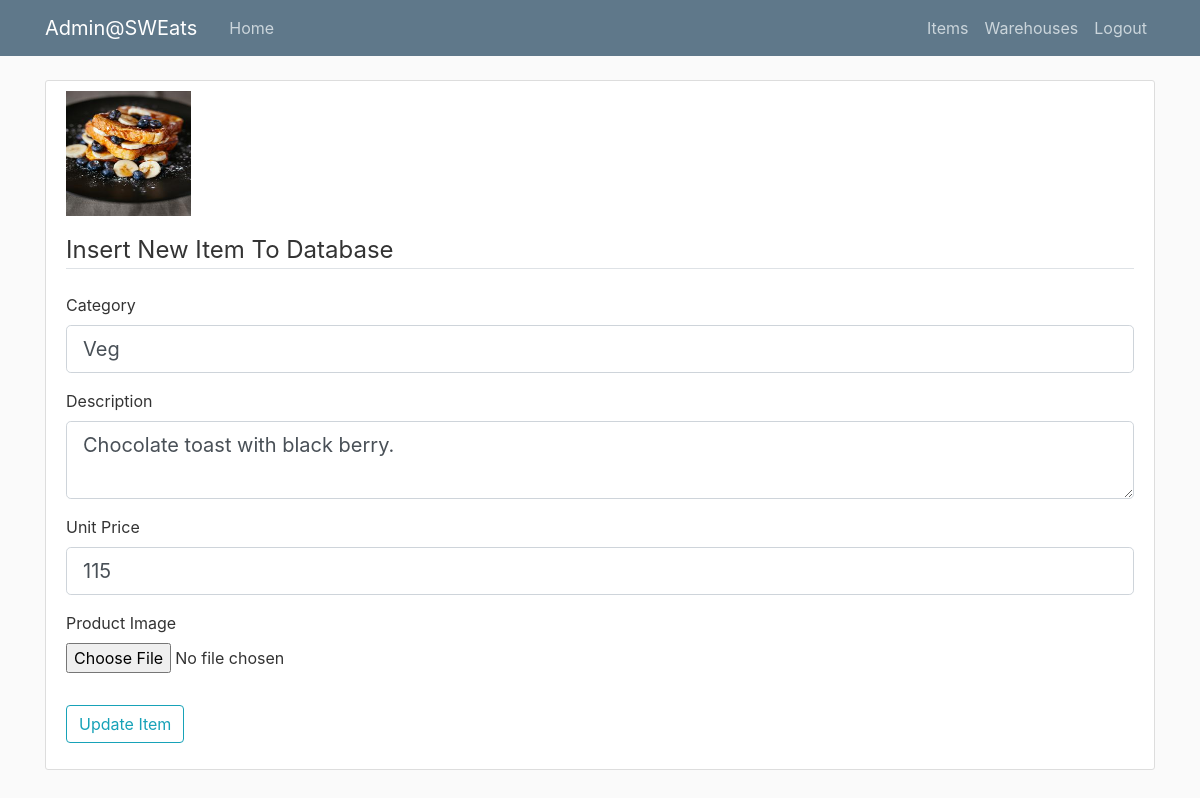
The page /admin/item/1/update (signed in) on the database its author committed.
### sweats/models.py (models this page shows, shortened)
class Item(db.Model):
    __tablename__ = 'items'
    id = db.Column(db.Integer , primary_key=True)
    category = db.Column(db.String(20))
    description = db.Column(db.String(200), nullable=False)
    image_file = db.Column(db.String(20), nullable=False)
    unit_price = db.Column(db.Integer , nullable=False)
    order_items = db.relationship('OrderItem' , backref='item' , lazy=True)

### sweats/routes/admin_routes.py (the view)
@app.route('/admin/item/<int:item_id>/update', methods=['GET', 'POST'])
@login_required
def update_item(item_id):
    if not current_user.admin:
        abort(403)
    form = UpdateItemForm()
    item = Item.query.get_or_404(item_id)
    if form.validate_on_submit():
        if form.picture.data:
            delete_old_picture(item.image_file, 'product_pics')
            picture_file = save_picture(form.picture.data, "static/product_pics", 286, 180)
            item.image_file = picture_file
        item.category = form.category.data
        item.description = form.description.data
        item.unit_price = form.unit_price.data
        db.session.commit()
        flash('Item updated successfully!', 'success')
        return redirect(url_for('update_item', item_id = item.id))
    elif request.method == 'GET':
        form.category.data = item.category
        form.description.data = item.description
        form.unit_price.data = item.unit_price
    image_file = url_for('static', filename='product_pics/' + item.image_file)
    return render_template('admin/update_item.html', title='Update Item', image_file=image_file, form=form)

### sweats/forms.py
class UpdateItemForm(FlaskForm, ItemMixin):
    picture = FileField('Product Image', validators=[FileAllowed(['jpg','png'])])
    submit = SubmitField('Update Item')

### sweats/models.py (called while the page is built)
@login_manager.user_loader
def load_user(user_id):
    return Customer.query.get(int(user_id))

### sweats/templates/admin/update_item.html
{% extends "admin/new_item.html" %}
{% block image %}
    <div class="media">
        <img class="account-img" src="{{ image_file }}">
    </div>
{% endblock image %}

### sweats/templates/admin/new_item.html (shortened to what this page needs)
{% extends "admin/home.html" %}
{% block content %}
    <div class='content-section'>
        {% block image %} {% endblock %}
        <form method="POST" action="" enctype="multipart/form-data">
            <fieldset class="form-group">
                <legend class="border-bottom mb-4">Insert New Item To Database</legend>
                <div class="form-group">
                    {{ form.category.label(class="form-control-label") }}
                    {% if form.category.errors %}
                        {{ form.category(class="form-control form-control-lg is-invalid") }}
                        <div class="invalid-feedback">
                            {% for error in form.category.errors %}
                                <span> {{ error }} </span>
                            {% endfor %}
                        </div>
                    {% else %}
                        {{ form.category(class="form-control form-control-lg") }}
                    {% endif %}
                </div>
                <div class="form-group">
                    {{ form.description.label(class="form-control-label") }}
                    {% if form.description.errors %}
                        {{ form.description(class="form-control form-control-lg is-invalid") }}
                        <div class="invalid-feedback">
                            {% for error in form.description.errors %}
                                <span> {{ error }} </span>
                            {% endfor %}
                        </div>
                    {% else %}
                        {{ form.description(class="form-control form-control-lg") }}
                    {% endif %}
                </div>
                <div class="form-group">
                    {{ form.unit_price.label(class="form-control-label") }}
                    {% if form.unit_price.errors %}
                        {{ form.unit_price(class="form-control form-control-lg is-invalid") }}
                        <div class="invalid-feedback">
                            {% for error in form.unit_price.errors %}
                                <span> {{ error }} </span>
                            {% endfor %}
                        </div>
                    {% else %}
                        {{ form.unit_price(class="form-control form-control-lg") }}
                    {% endif %}
                </div>
                <div class="form-group">
                    {{ form.picture.label() }}
                    {{ form.picture(class="form-control-file") }}
                </div>
            </fieldset>
            <div class="form-group">
                {{ form.submit(class="btn btn-outline-info") }}
            </div>
        </form>
    </div>
{% endblock content %}

### sweats/static/main.css (style rules this page uses)
body { background: #fafafa; color: #333333; margin-top: 5rem; }
.content-section { background: #ffffff; padding: 10px 20px; border: 1px solid #dddddd; border-radius: 3px; margin-bottom: 20px; }
.account-img { height: 125px; width: 125px; margin-right: 20px; margin-bottom: 16px; }

### rows shown on the page
Item: category "Veg", description "Chocolate toast with black berry.", unit_price "115"
